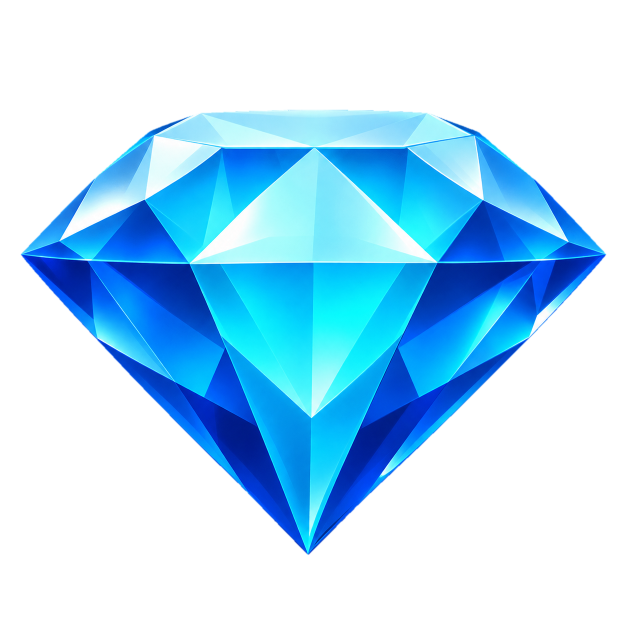
#> input picture sheets/diamond/blue_diamond/source/diamond_master.png, 1254 x 1254 px (shown at 1/2 size)
$ python -i asset_utils.py   (imports and definitions only)
#> lines starting #> are read from the running program, lines starting #| are printed output that depends on the picture; after the words box and inside, x2 and y2 are one past the last pixel; in counts of white or black regions, pixels touching at a corner belong together
#> further down, picture is the input picture: PIL image 1254x1254 RGBA; mean R, G, B, A 18.5, 64.3, 92.4, 98.9
from pathlib import Path
from PIL import Image, ImageDraw, ImageFilter
from scipy import ndimage as ndi
import numpy as np
import math, io, os, json, hashlib, zipfile
ROOT=Path(__file__).resolve().parents[1]
S=512; SS=2; HI=S*SS; N=27; FPS=24
R=Image.Resampling.LANCZOS

def write_bytes(path,data):
    path=Path(path);path.parent.mkdir(parents=True,exist_ok=True)
    tmp=path.with_name(path.name+'.writing');tmp.write_bytes(data);os.replace(tmp,path)

def save(im,path,**kw):
    b=io.BytesIO();im.save(b,format={'.png':'PNG','.apng':'PNG','.gif':'GIF','.jpg':'JPEG'}[Path(path).suffix],**kw)
    write_bytes(path,b.getvalue())

def smooth(t):
    t=np.clip(t,0,1);return t*t*(3-2*t)

def clean(im):
    ar=np.array(im.convert('RGBA'))
    labels,_=ndi.label(ar[:,:,3]>180);counts=np.bincount(labels.ravel());counts[0]=0
#> after `labels, _ = ndi.label(ar[:, :, 3] > 180)`:
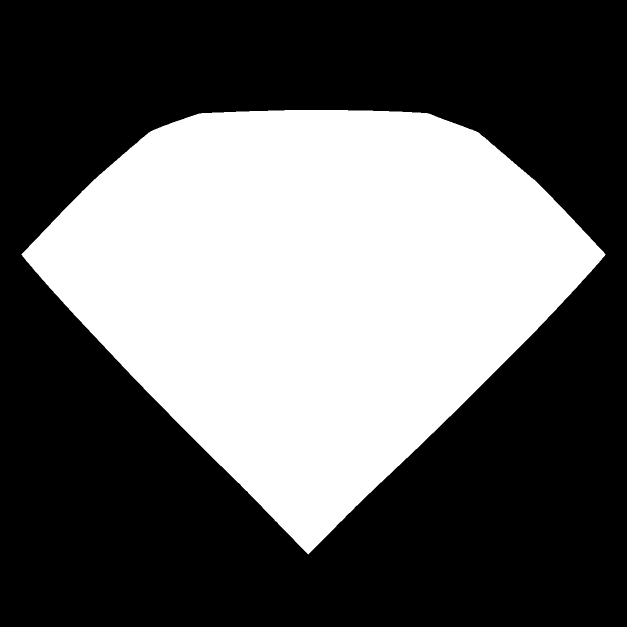
#> labels: shape (1254, 1254) int32 (shown at 1/2 size); values 0 (black) and 1 (white), 38.7% white; 1 white region, box (x1, y1, x2, y2) and area: (43, 220, 1211, 1109) 608426
#> after `counts = np.bincount(labels.ravel())`: counts = [964090, 608426]
    mask=labels==counts.argmax();mask=ndi.binary_opening(mask,iterations=2)
    mask=ndi.binary_closing(mask,iterations=2);mask=ndi.binary_erosion(mask,iterations=1)
#> after `mask = ndi.binary_erosion(mask, iterations=1)`:
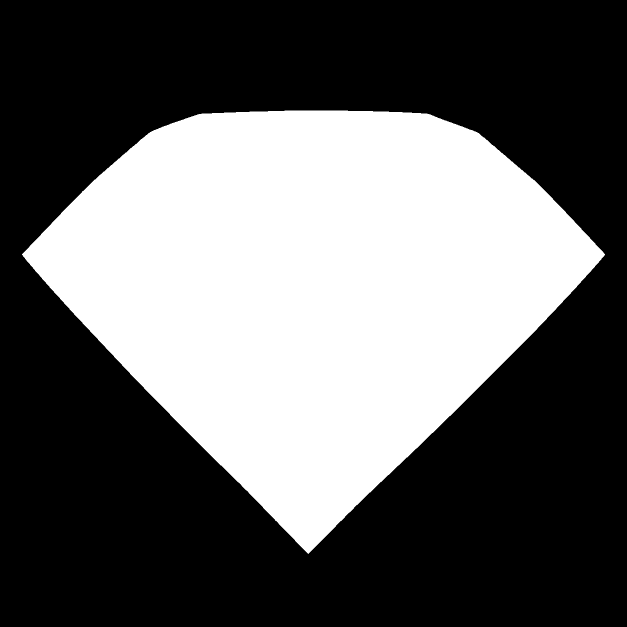
#> mask: shape (1254, 1254) bool (shown at 1/2 size); 38.5% white; 1 white region, box (x1, y1, x2, y2) and area: (44, 221, 1210, 1108) 606032
    alpha=np.round(ndi.gaussian_filter(mask.astype(float),.8)*255).astype(np.uint8);alpha[alpha<2]=0
#> after `alpha[alpha < 2] = 0`: alpha: shape (1254, 1254); min 0, max 255, mean 98.3
    core=mask&(ar[:,:,3]>=245);_,idx=ndi.distance_transform_edt(~core,return_indices=True)
    edge=(alpha>0)&~core;ar[edge,:3]=ar[idx[0][edge],idx[1][edge],:3]
#> after `edge = (alpha > 0) & ~core`:
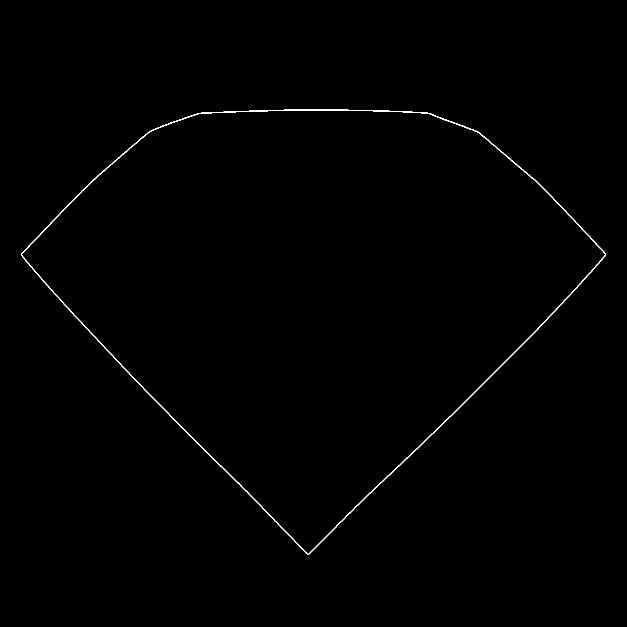
#> edge: shape (1254, 1254) bool (shown at 1/2 size); 0.41% white in thin lines or dots, all inside (x1, y1, x2, y2) = (42, 219, 1212, 1110)
    ar[:,:,3]=alpha;ar[alpha==0,:3]=0
#> after `ar[alpha == 0, :3] = 0`:
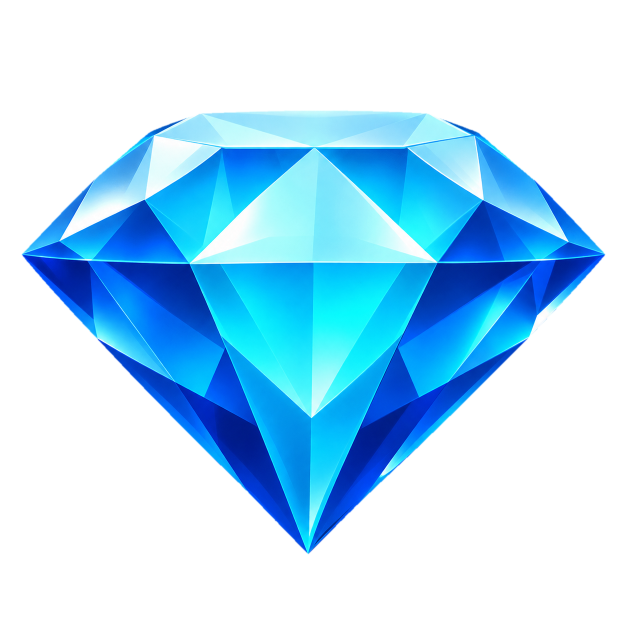
#> ar: shape (1254, 1254, 4) (shown at 1/2 size); mean R, G, B, A 18.5, 64, 91.8, 98.3; transparent parts drawn white
    return Image.fromarray(ar)

# [48 lines left out: functions export, validate, previews, not called in this run]

>>> from PIL import Image
>>> picture = Image.open('diamond_master.png')
>>> result = clean(picture)

$ run again, on sheets/diamond/blue_diamond/source/diamond_neutral_512.png
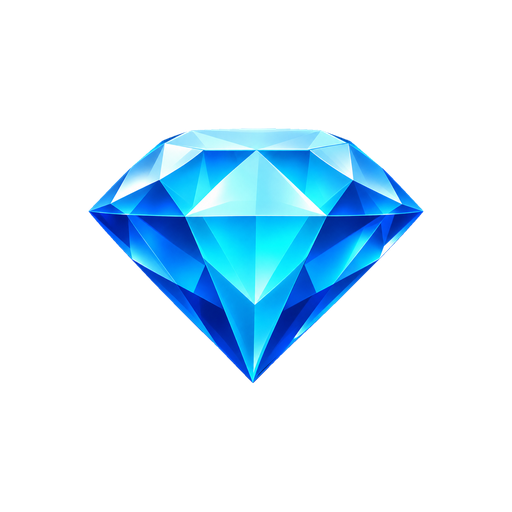
#> input picture sheets/diamond/blue_diamond/source/diamond_neutral_512.png, 512 x 512 px
#> picture is the input picture: PIL image 512x512 RGBA; mean R, G, B, A 9.2, 32, 46.1, 48.6
#> in clean, `labels, _ = ndi.label(ar[:, :, 3] > 180)`:
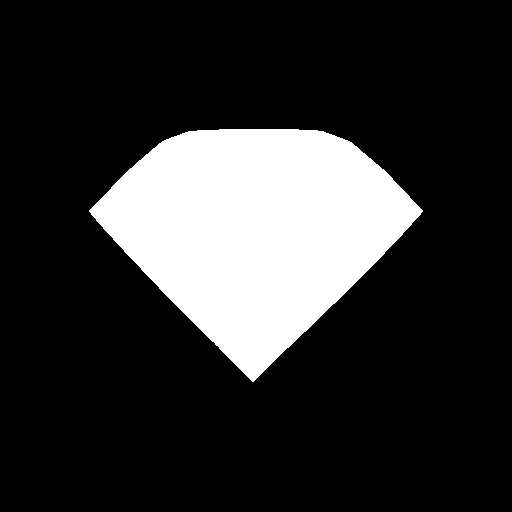
#> labels: shape (512, 512) int32; values 0 (black) and 1 (white), 19% white; 1 white region, box (x1, y1, x2, y2) and area: (89, 129, 423, 382) 49787
#> counts = [212357, 49787]
#> alpha: shape (512, 512); min 0, max 255, mean 47.8
#> edge: shape (512, 512) bool; 0.71% white in thin lines or dots, all inside (x1, y1, x2, y2) = (88, 128, 424, 383)
#> in clean, `ar[alpha == 0, :3] = 0`:
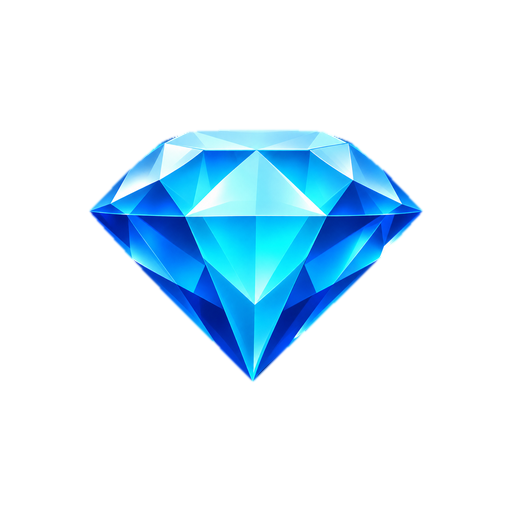
#> ar: shape (512, 512, 4); mean R, G, B, A 9.2, 31.9, 45.8, 47.8; transparent parts drawn white
